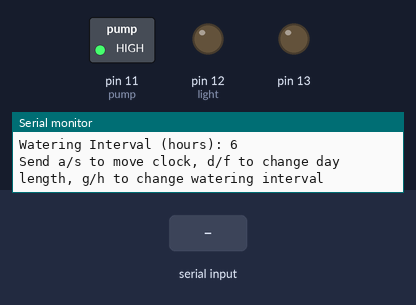
This sketch was run on a simulated Arduino Uno, built with avr-gcc and run on an emulated ATmega328P. On the bench: switched loads named in the sketch (green lamp = pin HIGH), output pins drawn as LEDs (lit = HIGH), the last lines printed to the serial monitor. The inputs (shaded band) are chosen by the test bench.

Above: at 1.2 s.
1.3 s: "a" received over Serial
2.8 s: "d" received over Serial
4.3 s: "f" received over Serial
At 21.2 s:
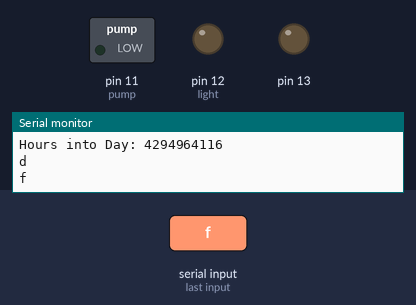
Timing chart, 0 to 21.5 s (numbered marks = the images above; inputs shaded):
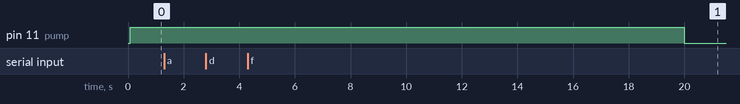

The sketch:

simple_out2.ino
```cpp
int led=13;
int light=12;
int pump=11;

int msInHour=1000*60*60;
float HoursLight=14;

int waterIntHours=6;
int waterTime=20*1000;


unsigned long clk=millis();
unsigned long Wclk=millis();

int incomingByte = 0;   // for incoming serial data

void setup() {
  pinMode(13, OUTPUT);
  pinMode(12, OUTPUT);
  pinMode(11, OUTPUT);
  Serial.begin(9600);
  Serial.print("Hours of Daylight: ");
  Serial.println(HoursLight);
  Serial.print("Watering Interval (hours): ");
  Serial.println(waterIntHours);
  Serial.println();
  Serial.println();
  Serial.println("Send a/s to move clock, d/f to change day length, g/h to change watering interval" );
}

void checkDay(){
  if(millis()<clk+HoursLight*msInHour){
    digitalWrite(light,HIGH);

  }
  else {
    digitalWrite(light,LOW);

  }
  if(millis()>clk+24*msInHour||millis()<clk){
    clk=millis();
  }
}
void checkWater(){
  if(millis()<Wclk+waterTime){
    digitalWrite(pump,HIGH);

  }
  else {
    digitalWrite(pump,LOW);

  }
  if(millis()>Wclk+waterIntHours*msInHour||millis()<Wclk){
    Wclk=millis();
  }
}

void loop() {
  checkDay();
  checkWater();
  checkSerial();

  //analogWrite(13,255*float(float((millis()-clk))/4000));
  //delay(1000);
  //analogWrite(13,255*float(float((millis()-Wclk))/4000));
  //delay(1000);
  //analogWrite(13,0);
  //delay(2000);
}
void checkSerial(){

        // send data only when you receive data:
        if (Serial.available() > 0) {
                // read the incoming byte:
                incomingByte = Serial.read();
                if(incomingByte == 97) moveClock(-1);
                else if(incomingByte == 115) moveClock(-1);
                else if(incomingByte == 100) Serial.println("d");
                else if(incomingByte == 102) Serial.println("f");
                else if(incomingByte == 103) Serial.println("g");
                else if(incomingByte == 104) Serial.println("h");
                else{
                  Serial.print("I received: ");
                  Serial.println(incomingByte, DEC);
                }
        }
}
void moveClock(int a){
  if(clk+a*msInHour>0) clk=clk+a*msInHour;
  else Serial.println("clock can't go back");
  Serial.print("Hours into Day: ");
  Serial.println(millis()-clk);
}
```
